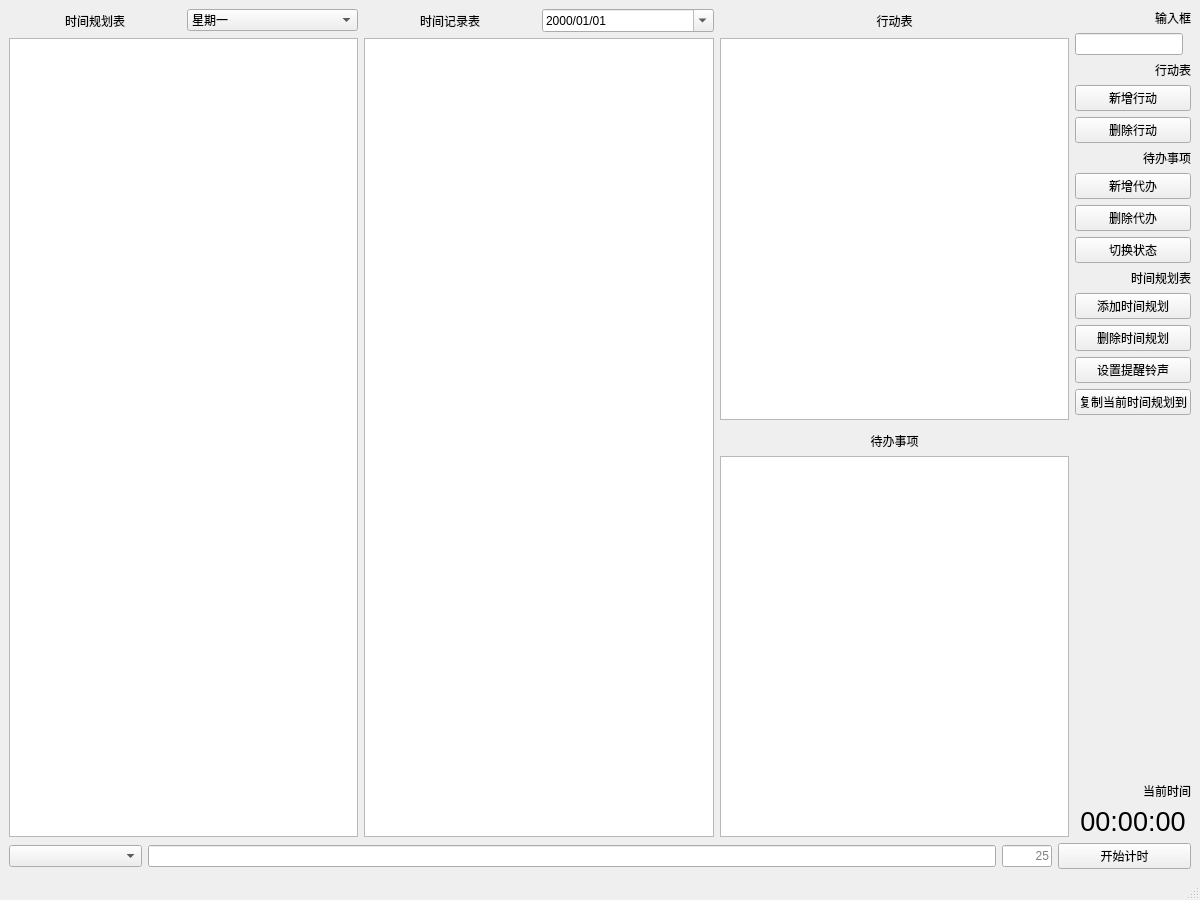
<?xml version="1.0" encoding="UTF-8"?>
<ui version="4.0">
 <class>MainWindow</class>
 <widget class="QMainWindow" name="MainWindow">
  <property name="geometry">
   <rect>
    <x>0</x>
    <y>0</y>
    <width>1200</width>
    <height>900</height>
   </rect>
  </property>
  <property name="acceptDrops">
   <bool>true</bool>
  </property>
  <property name="windowTitle">
   <string>SpendTime-v0.41</string>
  </property>
  <widget class="QWidget" name="centralwidget">
   <layout class="QGridLayout" name="gridLayout">
    <item row="0" column="1">
     <layout class="QHBoxLayout" name="horizontalLayout_4">
      <item>
       <layout class="QGridLayout" name="gridLayout_2">
        <item row="1" column="6">
         <widget class="QLabel" name="label">
          <property name="text">
           <string>行动表</string>
          </property>
          <property name="alignment">
           <set>Qt::AlignCenter</set>
          </property>
         </widget>
        </item>
        <item row="1" column="2">
         <layout class="QHBoxLayout" name="horizontalLayout_3">
          <item>
           <widget class="QLabel" name="label_6">
            <property name="text">
             <string>时间记录表</string>
            </property>
            <property name="alignment">
             <set>Qt::AlignCenter</set>
            </property>
           </widget>
          </item>
          <item>
           <widget class="QDateEdit" name="dateEdit">
            <property name="readOnly">
             <bool>false</bool>
            </property>
            <property name="displayFormat">
             <string>yyyy/MM/dd</string>
            </property>
            <property name="calendarPopup">
             <bool>true</bool>
            </property>
           </widget>
          </item>
         </layout>
        </item>
        <item row="6" column="6">
         <widget class="QTableView" name="todoTableView"/>
        </item>
        <item row="3" column="0" rowspan="4">
         <widget class="QTableView" name="timePlanTableView"/>
        </item>
        <item row="5" column="6">
         <widget class="QLabel" name="label_2">
          <property name="text">
           <string>待办事项</string>
          </property>
          <property name="alignment">
           <set>Qt::AlignCenter</set>
          </property>
         </widget>
        </item>
        <item row="3" column="2" rowspan="4">
         <widget class="QTableView" name="timeRecordTableView">
          <property name="sizePolicy">
           <sizepolicy hsizetype="Expanding" vsizetype="Expanding">
            <horstretch>0</horstretch>
            <verstretch>0</verstretch>
           </sizepolicy>
          </property>
         </widget>
        </item>
        <item row="3" column="6">
         <widget class="QTableView" name="skillTableView"/>
        </item>
        <item row="1" column="0">
         <layout class="QHBoxLayout" name="horizontalLayout_5">
          <item>
           <widget class="QLabel" name="label_8">
            <property name="text">
             <string>时间规划表</string>
            </property>
            <property name="alignment">
             <set>Qt::AlignCenter</set>
            </property>
           </widget>
          </item>
          <item>
           <widget class="QComboBox" name="weekComboBox">
            <item>
             <property name="text">
              <string>星期一</string>
             </property>
            </item>
            <item>
             <property name="text">
              <string>星期二</string>
             </property>
            </item>
            <item>
             <property name="text">
              <string>星期三</string>
             </property>
            </item>
            <item>
             <property name="text">
              <string>星期四</string>
             </property>
            </item>
            <item>
             <property name="text">
              <string>星期五</string>
             </property>
            </item>
            <item>
             <property name="text">
              <string>星期六</string>
             </property>
            </item>
            <item>
             <property name="text">
              <string>星期日</string>
             </property>
            </item>
           </widget>
          </item>
         </layout>
        </item>
       </layout>
      </item>
      <item>
       <layout class="QVBoxLayout" name="verticalLayout" stretch="0,0,0,0,0,0,0,0,0,0,0,0,0,0,0,0,0">
        <item>
         <widget class="QLabel" name="label_3">
          <property name="text">
           <string>输入框</string>
          </property>
          <property name="alignment">
           <set>Qt::AlignRight|Qt::AlignTrailing|Qt::AlignVCenter</set>
          </property>
         </widget>
        </item>
        <item>
         <widget class="QLineEdit" name="skillLineEdit">
          <property name="sizePolicy">
           <sizepolicy hsizetype="Fixed" vsizetype="Fixed">
            <horstretch>0</horstretch>
            <verstretch>0</verstretch>
           </sizepolicy>
          </property>
         </widget>
        </item>
        <item>
         <widget class="QLabel" name="label_4">
          <property name="text">
           <string>行动表</string>
          </property>
          <property name="alignment">
           <set>Qt::AlignRight|Qt::AlignTrailing|Qt::AlignVCenter</set>
          </property>
         </widget>
        </item>
        <item>
         <widget class="QPushButton" name="skillAddButton">
          <property name="sizePolicy">
           <sizepolicy hsizetype="Minimum" vsizetype="Fixed">
            <horstretch>0</horstretch>
            <verstretch>0</verstretch>
           </sizepolicy>
          </property>
          <property name="styleSheet">
           <string notr="true"/>
          </property>
          <property name="text">
           <string>新增行动</string>
          </property>
         </widget>
        </item>
        <item>
         <widget class="QPushButton" name="skillDelButton">
          <property name="sizePolicy">
           <sizepolicy hsizetype="Minimum" vsizetype="Fixed">
            <horstretch>0</horstretch>
            <verstretch>0</verstretch>
           </sizepolicy>
          </property>
          <property name="text">
           <string>删除行动</string>
          </property>
         </widget>
        </item>
        <item>
         <widget class="QLabel" name="label_5">
          <property name="text">
           <string>待办事项</string>
          </property>
          <property name="alignment">
           <set>Qt::AlignRight|Qt::AlignTrailing|Qt::AlignVCenter</set>
          </property>
         </widget>
        </item>
        <item>
         <widget class="QPushButton" name="todoAddButton">
          <property name="text">
           <string>新增代办</string>
          </property>
         </widget>
        </item>
        <item>
         <widget class="QPushButton" name="todoDelButton">
          <property name="text">
           <string>删除代办</string>
          </property>
         </widget>
        </item>
        <item>
         <widget class="QPushButton" name="todoChangeButton">
          <property name="text">
           <string>切换状态</string>
          </property>
         </widget>
        </item>
        <item>
         <widget class="QLabel" name="label_7">
          <property name="text">
           <string>时间规划表</string>
          </property>
          <property name="alignment">
           <set>Qt::AlignRight|Qt::AlignTrailing|Qt::AlignVCenter</set>
          </property>
         </widget>
        </item>
        <item>
         <widget class="QPushButton" name="addTimePlanButton">
          <property name="text">
           <string>添加时间规划</string>
          </property>
         </widget>
        </item>
        <item>
         <widget class="QPushButton" name="delTimePlanButton">
          <property name="text">
           <string>删除时间规划</string>
          </property>
         </widget>
        </item>
        <item>
         <widget class="QPushButton" name="setMusicButton">
          <property name="text">
           <string>设置提醒铃声</string>
          </property>
         </widget>
        </item>
        <item>
         <widget class="QPushButton" name="pushButton">
          <property name="text">
           <string>复制当前时间规划到</string>
          </property>
         </widget>
        </item>
        <item>
         <spacer name="verticalSpacer_2">
          <property name="orientation">
           <enum>Qt::Vertical</enum>
          </property>
          <property name="sizeHint" stdset="0">
           <size>
            <width>20</width>
            <height>40</height>
           </size>
          </property>
         </spacer>
        </item>
        <item>
         <widget class="QLabel" name="label_10">
          <property name="text">
           <string>当前时间</string>
          </property>
          <property name="alignment">
           <set>Qt::AlignRight|Qt::AlignTrailing|Qt::AlignVCenter</set>
          </property>
         </widget>
        </item>
        <item>
         <widget class="QLabel" name="timeLabel">
          <property name="font">
           <font>
            <pointsize>20</pointsize>
            <fontweight>Thin</fontweight>
           </font>
          </property>
          <property name="text">
           <string>00:00:00</string>
          </property>
          <property name="alignment">
           <set>Qt::AlignCenter</set>
          </property>
         </widget>
        </item>
       </layout>
      </item>
     </layout>
    </item>
    <item row="1" column="1">
     <layout class="QHBoxLayout" name="horizontalLayout">
      <item>
       <widget class="QComboBox" name="comboBox">
        <property name="minimumSize">
         <size>
          <width>133</width>
          <height>0</height>
         </size>
        </property>
        <property name="editable">
         <bool>false</bool>
        </property>
       </widget>
      </item>
      <item>
       <widget class="QLineEdit" name="timerLineEdit"/>
      </item>
      <item>
       <widget class="ComplexLineEdit" name="shotTimeLineEdit">
        <property name="sizePolicy">
         <sizepolicy hsizetype="Fixed" vsizetype="Fixed">
          <horstretch>0</horstretch>
          <verstretch>0</verstretch>
         </sizepolicy>
        </property>
        <property name="maximumSize">
         <size>
          <width>50</width>
          <height>16777215</height>
         </size>
        </property>
        <property name="alignment">
         <set>Qt::AlignRight|Qt::AlignTrailing|Qt::AlignVCenter</set>
        </property>
        <property name="placeholderText">
         <string>25</string>
        </property>
        <property name="postfix" stdset="0">
         <string>m</string>
        </property>
       </widget>
      </item>
      <item>
       <widget class="QPushButton" name="timerButton">
        <property name="enabled">
         <bool>true</bool>
        </property>
        <property name="sizePolicy">
         <sizepolicy hsizetype="Fixed" vsizetype="Fixed">
          <horstretch>0</horstretch>
          <verstretch>0</verstretch>
         </sizepolicy>
        </property>
        <property name="minimumSize">
         <size>
          <width>133</width>
          <height>23</height>
         </size>
        </property>
        <property name="sizeIncrement">
         <size>
          <width>0</width>
          <height>0</height>
         </size>
        </property>
        <property name="baseSize">
         <size>
          <width>0</width>
          <height>0</height>
         </size>
        </property>
        <property name="text">
         <string>开始计时</string>
        </property>
       </widget>
      </item>
     </layout>
    </item>
   </layout>
  </widget>
  <widget class="QMenuBar" name="menubar">
   <property name="geometry">
    <rect>
     <x>0</x>
     <y>0</y>
     <width>1200</width>
     <height>21</height>
    </rect>
   </property>
  </widget>
  <widget class="QStatusBar" name="statusbar"/>
 </widget>
 <customwidgets>
  <customwidget>
   <class>ComplexLineEdit</class>
   <extends>QLineEdit</extends>
   <header location="global">complexlineedit.h</header>
  </customwidget>
 </customwidgets>
 <resources/>
 <connections/>
</ui>
